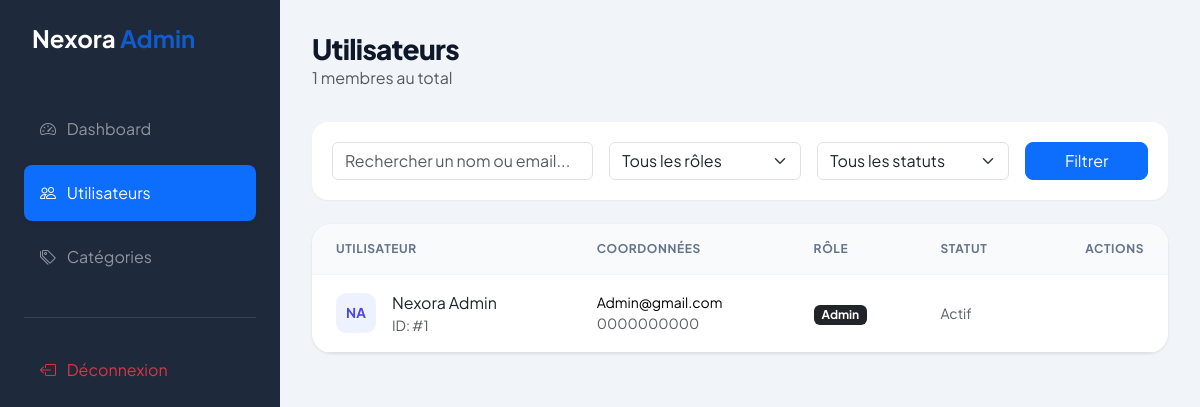
Screenshot of /pages/admin/users.php (signed in) with the database file from the repository.
### tables this page shows
CREATE TABLE IF NOT EXISTS Utilisateur (
    id_utilisateur       INT AUTO_INCREMENT,
    email_utilisateur    VARCHAR(150) NOT NULL,
    mot_de_passe         VARCHAR(255) NOT NULL,
    est_prestataire      TINYINT(1) NOT NULL DEFAULT 0,
    est_client           TINYINT(1) NOT NULL DEFAULT 0,
    est_admin            TINYINT(1) NOT NULL DEFAULT 0,
    est_valide           TINYINT(1) NOT NULL DEFAULT 0,
    datecrea_utilisateur DATETIME    NOT NULL DEFAULT CURRENT_TIMESTAMP,
    nom_utilisateur      VARCHAR(50) NOT NULL,
    prenom_utilisateur   VARCHAR(100) NOT NULL,
    num_utilisateur      VARCHAR(15) NOT NULL,
    id_quartier          INT NOT NULL,
    PRIMARY KEY (id_utilisateur),
    UNIQUE KEY (email_utilisateur),
    FOREIGN KEY (id_quartier) REFERENCES Quartier(id_quartier)
);

### includes/functions.php (called while the page is built, shortened)
<?php
function e(?string $v): string {
    return htmlspecialchars($v ?? '', ENT_QUOTES, 'UTF-8');
}
function initials(string $name): string {
    $parts = explode(' ', trim($name));
    $init  = strtoupper(substr($parts[0] ?? 'U', 0, 1));
    if (isset($parts[1])) $init .= strtoupper(substr($parts[1], 0, 1));
    return $init;
}

### pages/admin/users.php (the view, shortened to what this page needs)
<?php
require_once __DIR__ . '/../../includes/functions.php';
$db     = getDB();
$search = trim($_GET['q'] ?? '');
$sql = "SELECT u.*, q.nom_quartier, v.nom_ville
        FROM Utilisateur u
        LEFT JOIN Quartier q ON q.id_quartier = u.id_quartier
        LEFT JOIN Ville v ON v.id_ville = q.id_ville
        WHERE 1";
$params = [];
$sql .= " ORDER BY u.id_utilisateur DESC";
$stmt = $db->prepare($sql);
$stmt->execute($params);
$users = $stmt->fetchAll();
?>
<!DOCTYPE html>
<html lang="fr">
<head>
    <link rel="stylesheet" href="https://cdn.jsdelivr.net/npm/bootstrap@5.3.3/dist/css/bootstrap.min.css">
    <link rel="stylesheet" href="https://cdn.jsdelivr.net/npm/bootstrap-icons@1.11.3/font/bootstrap-icons.min.css">
</head>
<body>
<nav class="sidebar">
    <div class="mb-5 px-2">
        <h4 class="fw-bold text-white"><?= APP_NAME ?> <span class="text-primary text-opacity-75">Admin</span></h4>
    </div>
    <div class="nav flex-column gap-2">
        <a href="dashboard.php" class="nav-link text-white-50 p-3">
            <i class="bi bi-speedometer2 me-2"></i> Dashboard
        </a>
        <a href="users.php" class="nav-link text-white bg-primary rounded-3 p-3 shadow-sm">
            <i class="bi bi-people me-2"></i> Utilisateurs
        </a>
        <a href="categories.php" class="nav-link text-white-50 p-3">
            <i class="bi bi-tags me-2"></i> Catégories
        </a>
        <hr class="text-white-50 mt-4">
        <a href="<?= APP_URL ?>/actions/logout_action.php" class="nav-link text-danger p-3">
            <i class="bi bi-box-arrow-left me-2"></i> Déconnexion
        </a>
    </div>
</nav>
<main class="main-wrapper">
    <header class="page-header">
        <h1 class="page-title">Utilisateurs</h1>
        <p class="text-muted m-0"><?= count($users) ?> membres au total</p>
    </header>
    <div class="filter-container">
        <form method="GET" class="row g-3">
            <div class="col-lg-4">
                <input type="text" name="q" class="form-control" placeholder="Rechercher un nom ou email..." value="<?= e($search) ?>">
            </div>
            <div class="col-lg-3">
                <select name="role" class="form-select">
                    <option value="">Tous les rôles</option>
                </select>
            </div>
            <div class="col-lg-3">
                <select name="valide" class="form-select">
                    <option value="-1">Tous les statuts</option>
                </select>
            </div>
            <div class="col-lg-2">
                <button type="submit" class="btn btn-primary w-100 rounded-3 fw-600">Filtrer</button>
            </div>
        </form>
    </div>
    <div class="custom-card">
        <div class="table-responsive">
            <table class="table align-middle mb-0">
                <thead>
                    <tr>
                        <th>Utilisateur</th>
                        <th>Coordonnées</th>
                        <th>Rôle</th>
                        <th>Statut</th>
                        <th class="text-end pe-4">Actions</th>
                    </tr>
                </thead>
                <tbody>
                    <?php foreach ($users as $u): ?>
                    <tr>
                        <td class="ps-4">
                            <div class="d-flex align-items-center gap-3">
                                <div class="avatar-ui"><?= initials($u['prenom_utilisateur'].' '.$u['nom_utilisateur']) ?></div>
                                <div>
                                    <div class="fw-700 text-dark"><?= e($u['prenom_utilisateur'].' '.$u['nom_utilisateur']) ?></div>
                                    <div class="text-muted small">ID: #<?= $u['id_utilisateur'] ?></div>
                                </div>
                            </div>
                        </td>
                        <td>
                            <div class="small fw-500"><?= e($u['email_utilisateur']) ?></div>
                            <div class="text-muted small"><?= e($u['num_utilisateur']) ?></div>
                        </td>
                        <td>
                            <span class="badge <?= $u['est_admin'] ? 'bg-dark' : ($u['est_prestataire'] ? 'bg-info bg-opacity-10 text-info' : 'bg-light text-muted') ?> px-2">
                                <?= $u['est_admin'] ? 'Admin' : ($u['est_prestataire'] ? 'Prestataire' : 'Client') ?>
                            </span>
                        </td>
                        <td>
                            <?php if ($u['est_prestataire']): ?>
                                <span class="badge-pill-custom <?= $u['est_valide'] ? 'bg-status-valide' : 'bg-status-attente' ?>">
                                    <?= $u['est_valide'] ? 'Vérifié' : 'À valider' ?>
                                </span>
                            <?php else: ?>
                                <span class="text-muted small">Actif</span>
                            <?php endif; ?>
                        </td>
                        <td class="text-end pe-4">
                        </td>
                    </tr>
                    <?php endforeach; ?>
                </tbody>
            </table>
        </div>
    </div>
</main>
</body>
</html>

### pages/admin/users.php (style rules this page uses)
:root { --sidebar-bg: #1e293b; --main-bg: #f1f5f9; --accent: #4f46e5; --font-main: 'Plus Jakarta Sans', sans-serif; }
body { background-color: var(--main-bg); font-family: var(--font-main); margin: 0; color: #1e293b; }
h1, h2, h3, h4, h5, h6, .fw-bold, .btn, .form-control, .form-select { font-family: var(--font-main); }
.sidebar { width: 280px; background: var(--sidebar-bg); height: 100vh; position: fixed; color: white; padding: 1.5rem; }
.main-wrapper { margin-left: 280px; padding: 2rem; }
.page-header { margin-bottom: 2rem; }
.page-title { font-size: 1.75rem; font-weight: 800; color: #0f172a; margin: 0; letter-spacing: -0.025em; }
.custom-card { background: white; border-radius: 1.25rem; border: none; box-shadow: 0 1px 3px rgba(0,0,0,0.1); overflow: hidden; }
.avatar-ui { width: 40px; height: 40px; border-radius: 10px; background: #eef2ff; color: var(--accent); display: flex; align-items: center; justify-content: center; font-weight: 700; font-size: 0.85rem; }
.table thead th { background: #f8fafc; border-bottom: 1px solid #f1f5f9; color: #64748b; font-size: 0.75rem; text-transform: uppercase; letter-spacing: 0.05em; padding: 1rem 1.5rem; font-weight: 700; }
.table tbody td { padding: 1rem 1.5rem; vertical-align: middle; }
.filter-container { background: white; border-radius: 1rem; padding: 1.25rem; box-shadow: 0 1px 2px rgba(0,0,0,0.05); margin-bottom: 1.5rem; }

### rows the page displays
utilisateur: prenom_utilisateur+nom_utilisateur "NA", prenom_utilisateur+nom_utilisateur "Nexora Admin", id_utilisateur "1", email_utilisateur "Admin@gmail.com", num_utilisateur "0000000000", est_admin "Admin", est_prestataire "Actif"

### other values shown
APP_NAME "Nexora"
count($users) "1"
